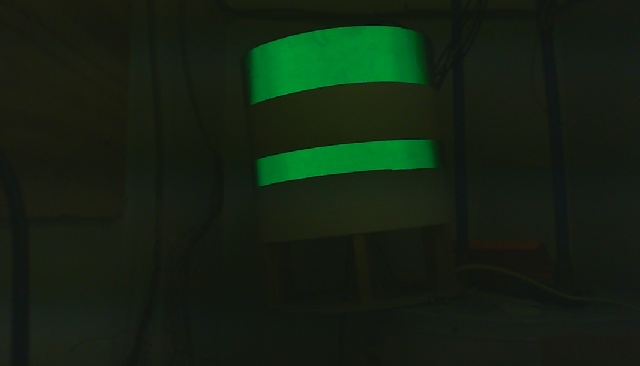
#> input picture boilertarget.jpg, 640 x 366 px
$ python -i double_locate.py   (imports and definitions only)   (Python 2 division)   (older library calls are emulated)
#> lines starting #> are read from the running program, lines starting #| are printed output that depends on the picture; after the words box and inside, x2 and y2 are one past the last pixel; in counts of white or black regions, pixels touching at a corner belong together
#> further down, picture is the input picture: shape (366, 640, 3); mean B, G, R 18.6, 33.4, 20.5
import numpy as np
import cv2
import math
import random
from networktables import NetworkTable
import socket

# [1 line not run here, left out]

addr = "10.45.34.12"
# [12 lines not run here, left out]

table = NetworkTable.getTable('vision')

### GLOBALS ###

displayThreshold = False
### END GLOBALS ###
### CONSTANTS ###
# Camera's physical height (inches) above ground
boilerCameraAltitude = 24
gearCameraAltitude = 5

# Camera's Angle (degrees) above horizontal
gearCameraAngle = 1
boilerCameraAngle = 30

# Height of center of target (inches) above ground
boilerTargetAltitude = 83
gearTargetAltitude = 13.25

# Difference between camera hieght and target height, useful for the trig.
boilerDeltaAltitude = boilerTargetAltitude - boilerCameraAltitude
boilerDeltaAltitude = gearTargetAltitude - gearCameraAltitude

# vertical size (inches) of vision target.
boilerTargetHeight = 6
gearTargetHeight = 5

gearTargetDist = 10.25
gearTargetWidth = 2

# Horizontal distance (inches) between the camera and the center of the robot.
gearCameraOffset = 9.7


# [6 lines of commented-out code are left out]
estimateDistanceSlope = 0.78818915774652
estimateDistanceIntercept = 4.637193403987
#distFunc2A = -0.1414458147376
#distFunc2B = -0.0675841969269

### END CONSTANTS ###
### CALIBRATION ###
# camera calibration
cameraRMS = 0.283286598231
cameraMatrix = np.float32([[1.12033194e+03, 0.0, 6.49786694e+02],
                           [0.0, 1.11455896e+03, 3.80918277e+02],
                           [0.0, 0.0, 1.0]])
cameraDistortion = np.float32([0.15190902, -0.78835469, 0.00402702, -0.00291226, -1.00032999])
# color calibration
gearCalibrationTuple = ((64, 213, 66), (74, 255, 105), (14, 66, 0), (42, 105, 13))
gearCalLowHSV, gearCalHighHSV, gearCalLowBGR, gearCalHighBGR = gearCalibrationTuple
boilerCalibrationTuple = ((75, 73, 98), (81, 164, 175), (75, 98, 35), (148, 175, 95))
boilerCalLowHSV, boilerCalHighHSV, boilerCalLowBGR, boilerCalHighBGR = boilerCalibrationTuple

# exposure
exposure = -9

cameraWidth = 580
### END CALIBRATION ###
### FUNCTIONS ###

# a clicking function, simply toggles the binary displayThreshold variable
# [5 lines left out: function clickFunc, not called in this run]

def findCorners2(contour):
    global w,h

    topLeftDistance = 9999999
    topRightDistance = 9999999
    bottomRightDistance = 9999999
    bottomLeftDistance = 9999999
    topLeft = topLeftOrigin = (0,0)
    topRight = topRightOrigin = (w,0)
    bottomRight = bottomRightOrigin = (w,h)
    bottomLeft = bottomLeftOrigin = (0,h)

    for pt2 in contour:
        x,y = pt2
        pt = (x,y)

        if distance(topLeftOrigin,pt) < topLeftDistance:
            topLeftDistance = distance(topLeftOrigin,pt)
            topLeft = pt

        if distance(topRightOrigin,pt) < topRightDistance:
            topRightDistance = distance(topRightOrigin,pt)
            topRight = pt

        if distance(bottomRightOrigin,pt) < bottomRightDistance:
            bottomRightDistance = distance(bottomRightOrigin,pt)
            bottomRight = pt

        if distance(bottomLeftOrigin,pt) < bottomLeftDistance:
            bottomLeftDistance = distance(bottomLeftOrigin,pt)
            bottomLeft = pt

    return (topLeft,topRight,bottomRight,bottomLeft)

# [29 lines left out: functions findExtremePoints, calculateAngle, calculateCenter, not called in this run]

def pixelsOffCenter(location, dimension):
    #determines center of dimension, then returns the number of pixels location is away from that center.
    dimensionCenter = dimension / 2
    return location - (dimensionCenter) # Negative values mean left/upwards of center.

def pixelsToInches(inputPixels, refPixels, refInches):
    #converts pixels to inches linear to refInches / refPixels.
    inputPixels = inputPixels * 1.0
    refPixels = refPixels * 1.0
    refInches = refInches * 1.0
    return inputPixels * refInches / refPixels

def simplifyContour(contour):

    # [31 lines of commented-out code are left out]
    rect = cv2.minAreaRect(contour)
    box = cv2.cv.BoxPoints(rect)
    box = np.int0(box)
    return box

# draws a point on screen
def drawPoint(img,pt,color=(0,255,0)):
    # pt is (y,x)
    cv2.circle(img,pt,4,color,-1)

# mathematical distance
def distance(p0,p1):
    return math.sqrt((p0[0] - p1[0])**2 + (p0[1] - p1[1])**2)

# computes the 2d transform matrix
# [103 lines left out: functions findTransform, mat2euler, not called in this run]

# [34 lines of commented-out code are left out]
def calculateLateralAngle(offCenterX, distance):
    return np.arcsin(offCenterX / distance)

def estimateDistance(pixelHeight):
    return (estimateDistanceSlope * pixelHeight) + estimateDistanceIntercept

def calculateDistanceToTarget(inchesOffCenterY):
    return (deltaAltitude + inchesOffCenterY) / np.tan(cameraAngle)

# [11 lines of commented-out code are left out]


# [183 lines left out: functions countCameras, arbitrateValue, boilerLocate, not called in this run]

def gearLocate(frame):
    dist = -777
    angle = -777
    centerValue = -777
    ratio = -777
    try:
    # Our operations on the frame come here
        hsv = cv2.cvtColor(frame, cv2.COLOR_BGR2HSV)
#> hsv: shape (366, 640, 3); mean H, S, V 49.1, 105.7, 33.4
    except cv2.error:
        print "Camera not found. Exiting..."
        exit(1)

    cv2.imwrite('frame.jpg', frame)
    cv2.imwrite('hsv.jpg', hsv)

    # get the calibration values in
    hsvLow = np.array(list(gearCalLowHSV))
    hsvHigh = np.array(list(gearCalHighHSV))
    bgrLow = np.array(list(gearCalLowBGR))
    bgrHigh = np.array(list(gearCalHighBGR))

    # use the calibration values to mask out what we want
    mask = cv2.inRange(hsv, hsvLow, hsvHigh)
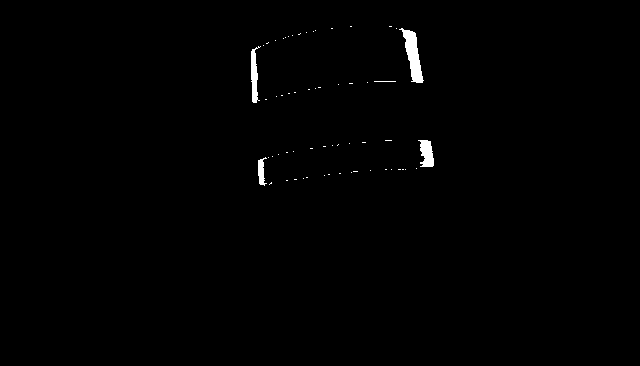
#> mask: shape (366, 640); 0.63% white; 60 white regions (55 under 20 px), largest, box (x1, y1, x2, y2) and area: (399, 28, 424, 83) 602, (251, 46, 261, 103) 304, (418, 140, 434, 167) 301, (258, 157, 267, 186) 153, (374, 81, 396, 82) 22
    mask2 = cv2.inRange(frame, bgrLow, bgrHigh)
#> mask2: shape (366, 640); 0.62% white; 66 white regions (62 under 20 px), largest, box (x1, y1, x2, y2) and area: (399, 28, 424, 84) 602, (251, 49, 258, 103) 291, (420, 140, 434, 167) 288, (258, 159, 267, 186) 147

    # combine the masks
    bw = cv2.bitwise_and(mask,mask2)
#> bw: shape (366, 640); 0.61% white; 64 white regions (60 under 20 px), largest, box (x1, y1, x2, y2) and area: (399, 28, 424, 83) 600, (251, 49, 258, 103) 290, (420, 140, 434, 167) 287, (258, 159, 267, 186) 147

    # dilate the image to simplify small black bits
    bw = cv2.dilate(bw, None, None, None, 3)
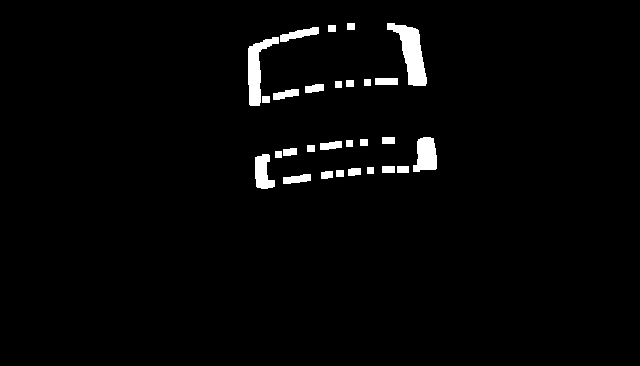
#> bw: shape (366, 640); 2.4% white; 28 white regions

    # contour it
    contours, hierarchy = cv2.findContours(bw,cv2.RETR_TREE,cv2.CHAIN_APPROX_SIMPLE)
#> contours = 28 contours; largest, box (x1, y1, x2, y2) and area: (387, 23, 427, 86) 1107, (248, 37, 279, 106) 791, (413, 137, 437, 172) 586, (255, 154, 275, 189) 428, (280, 27, 319, 42) 244

    # find the largest area contour
    largestArea = 0
    secondLargestArea = 0
    largestAreaIndex = -1
    secondLargestAreaIndex = -1
    for i in xrange(len(contours)):
        contours[i] = cv2.convexHull(contours[i])
        area = cv2.contourArea(contours[i])
        if area > largestArea:
            secondLargestArea = largestArea
            secondLargestAreaIndex = largestAreaIndex
            largestArea = area
            largestAreaIndex = i
        elif area > secondLargestArea:
            secondLargestArea = area
            secondLargestAreaIndex = i
#> this loop made 28 passes
#> (area, secondLargestArea, secondLargestAreaIndex, largestArea) on pass 27: (1516.5, 1340, 23, 1516.5)
#> area on passes 3, 5, 6, 7, 9, 10: 42, 36, 66, 72, 36, 84.5
#> after the loop, contours = 28 contours; largest, box (x1, y1, x2, y2) and area: (387, 23, 427, 86) 1516, (248, 37, 279, 106) 1340, (413, 137, 437, 172) 664, (255, 154, 275, 189) 553, (280, 27, 319, 42) 300; largestArea = 1516.5; largestAreaIndex = 26; secondLargestArea = 1340; secondLargestAreaIndex = 23
    #print "largestAreaIndex:", largestAreaIndex
    #print "secondLargestAreaIndex:", secondLargestAreaIndex

    # if we have a largest area
    if(largestAreaIndex > -1):
        #print "largestArea:", largestArea
        #print "secondLargestArea:", secondLargestArea
        # get the contour
        nearContour = contours[largestAreaIndex]
#> nearContour = contour of 14 points, box (x1, y1, x2, y2) (387, 23, 427, 86), area 1516
        farContour = contours[secondLargestAreaIndex]
#> farContour = contour of 12 points, box (x1, y1, x2, y2) (248, 37, 279, 106), area 1340
        #print "Number of corners (Before):", len(nearContour)
        #print "Number of corners (Far Before):", len(farContour)
        cv2.drawContours(frame, [nearContour], -1, (255,0,0),3)
        # simplify it (try to get it to 4 corners)
        nearBox = simplifyContour(nearContour)
#> in simplifyContour, `rect = cv2.minAreaRect(contour)`: rect = ((411.1, 52.05), (28.6, 71.48), -20.9)
#> in simplifyContour, `box = cv2.cv.BoxPoints(rect)`: box = ((410.5, 90.54), (385, 23.76), (411.7, 13.56), (437.2, 80.33))
#> in simplifyContour, `box = np.int0(box)`: box = [[410, 90], [385, 23], [411, 13], [437, 80]]
#> nearBox = [[410, 90], [385, 23], [411, 13], [437, 80]]
        cv2.drawContours(frame, [nearContour], -1, (127,127,0),3)
        farBox = simplifyContour(farContour)
#> farBox = [[258, 107], [232, 99], [253, 29], [279, 37]]

        # [4 lines of commented-out code are left out]

        if ((cv2.contourArea(farBox) > cv2.contourArea(nearBox) * 0.75) and (secondLargestAreaIndex != -1)):
            # if the two contours are within 90% of each other in area, work with both.
            #print "Using two Contours:"
            #print "Dist:", dist
            # draw it on screen
            cv2.drawContours(frame, [nearBox], -1, (16,16,223), 3)
            cv2.drawContours(frame, [farBox], -1, (0,0,255), 3)
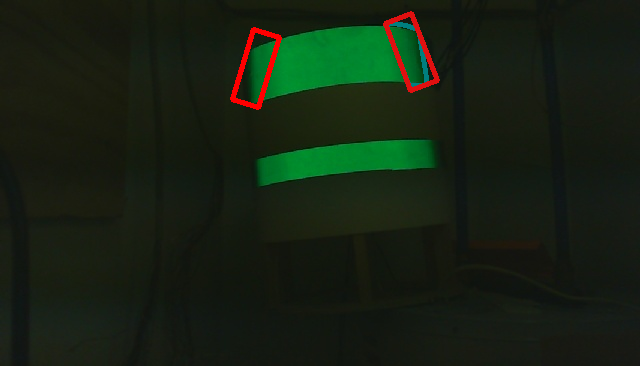
#> frame: shape (366, 640, 3); mean B, G, R 18.6, 33.1, 22.4

            # if it has 4 corners
            #print "number of corners:", len(nearBox), len(farBox)
            if (len(nearBox) == 4) and (len(farBox) == 4):
                # find the corners
                aNear,bNear,cNear,dNear = findCorners2(nearBox)
#> the loop in findCorners2, `for pt2 in contour:` made 4 passes
#> (x, y, topLeftDistance, topRightDistance, bottomRightDistance, bottomLeftDistance) on pass 1: (410, 90, 419.8, 247, 359.3, 494.2)
#> (x, y, topRightDistance, bottomRightDistance) on pass 4: (437, 80, 218.2, 350.7)
#> after the loop in findCorners2, `for pt2 in contour:`: bottomLeftDistance = 494.2; bottomRightDistance = 350.7; topLeftDistance = 385.7; topRightDistance = 218.2
#> aNear = (385, 23); bNear = (437, 80); cNear = (437, 80); dNear = (410, 90)
                aFar,bFar,cFar,dFar = findCorners2(farBox)
#> the loop in findCorners2 (call 2), `for pt2 in contour:` made 4 passes
#> (x, y, topLeftDistance, topRightDistance, bottomRightDistance, bottomLeftDistance) on pass 1: (258, 107, 279.3, 396.7, 461.5, 365.6)
#> (x, y, topLeftDistance, bottomLeftDistance) on pass 2: (232, 99, 252.2, 353.7)
#> aFar = (232, 99); bFar = (279, 37); cFar = (258, 107); dFar = (232, 99)

                # draw the corners
                drawPoint(frame, aNear, (0,255,0))
                drawPoint(frame, bNear, (0,255,0))
#> in drawPoint (call 2), `cv2.circle(img,pt,4,color,-1)`: img: shape (366, 640, 3); mean B, G, R 18.6, 33.2, 22.4
                drawPoint(frame, cNear, (0,255,255))
#> in drawPoint (call 3), `cv2.circle(img,pt,4,color,-1)`: img: shape (366, 640, 3); mean B, G, R 18.6, 33.2, 22.4
                drawPoint(frame, dNear, (0,255,255))
#> in drawPoint (call 4), `cv2.circle(img,pt,4,color,-1)`: img: shape (366, 640, 3); mean B, G, R 18.6, 33.2, 22.4
                drawPoint(frame, aFar, (255,0,0))
#> in drawPoint (call 5), `cv2.circle(img,pt,4,color,-1)`: img: shape (366, 640, 3); mean B, G, R 18.6, 33.2, 22.4
                drawPoint(frame, bFar, (255,0,0))
#> in drawPoint (call 6), `cv2.circle(img,pt,4,color,-1)`:
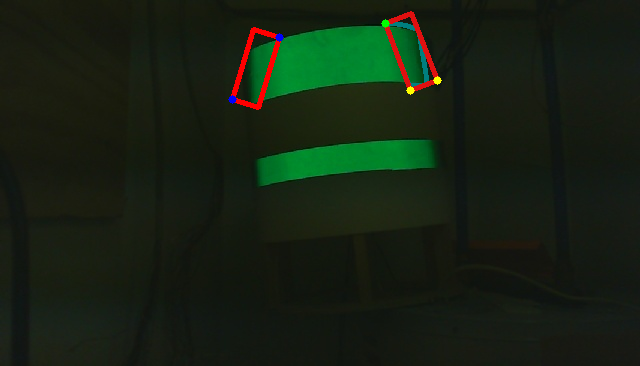
#> img: shape (366, 640, 3); mean B, G, R 18.7, 33.2, 22.4
                drawPoint(frame, cFar, (255,0,255))
#> in drawPoint (call 7), `cv2.circle(img,pt,4,color,-1)`: img: shape (366, 640, 3); 0.02% of pixels changed, all inside (x1, y1, x2, y2) = (254, 103, 263, 112)
                drawPoint(frame, dFar, (255,0,255))
#> in drawPoint (call 8), `cv2.circle(img,pt,4,color,-1)`: img: shape (366, 640, 3); mean B, G, R 18.8, 33.2, 22.4

                centerXNear = (aNear[0] + bNear[0] + cNear[0] + dNear[0]) / 4
#> centerXNear = 417
                centerXFar = (aFar[0] + bFar[0] + cFar[0] + dFar[0]) / 4
#> centerXFar = 250
                centerYNear = (aNear[1] + bNear[1] + cNear[1] + dNear[1]) / 4
#> centerYNear = 68
                centerYFar = (aFar[1] + bFar[1] + cFar[1] + dFar[1]) / 4
#> centerYFar = 85

                centerXTarget = 0
                centerYTarget = 0
                pixelDist = 0
                pixelHeight = 0
                if (aNear[0] < aFar[0]): # if the near contour is on the left
                    centerXTarget = (aNear[0] + cNear[0] + bFar[0] + dFar[0]) / 4
                    centerYTarget = (aNear[1] + cNear[1] + bFar[1] + dFar[1]) / 4
                    topPixelDist = distance(aNear, bFar)
                    bottomPixelDist = distance(cNear, dFar)
                    pixelDist = (topPixelDist + bottomPixelDist) / 2
                    leftPixelHeight = distance(aNear, cNear)
                    rightPixelHeight = distance(bFar, dFar)
                    pixelHeight = (leftPixelHeight + rightPixelHeight) / 2
                else:
                    centerXTarget = (aFar[0] + cFar[0] + bNear[0] + dNear[0]) / 4
#> centerXTarget = 334
                    centerYTarget = (aFar[1] + cFar[1] + bNear[1] + dNear[1]) / 4
#> centerYTarget = 94
                    topPixelDist = distance(aFar, bNear)
#> topPixelDist = 205.9
                    bottomPixelDist = distance(cFar, dNear)
#> bottomPixelDist = 152.9
                    pixelDist = (topPixelDist + bottomPixelDist) / 2
#> pixelDist = 179.4
                    leftPixelHeight = distance(aFar, cFar)
#> leftPixelHeight = 27.2
                    rightPixelHeight = distance(bNear, dNear)
#> rightPixelHeight = 28.79
                    pixelHeight = (leftPixelHeight + rightPixelHeight) / 2
#> pixelHeight = 28
                # [4 lines of commented-out code are left out]
                pixelsOffCenterX = pixelsOffCenter(centerXTarget, w)
#> pixelsOffCenterX = 14
                inchesOffCenterX = pixelsToInches(pixelsOffCenterX, pixelDist, gearTargetDist)
#> in pixelsToInches, `refPixels = refPixels * 1.0`: refPixels = 179.4
#> inchesOffCenterX = 0.8
#> (the run stopped early here; a loop or call above may not have finished)
